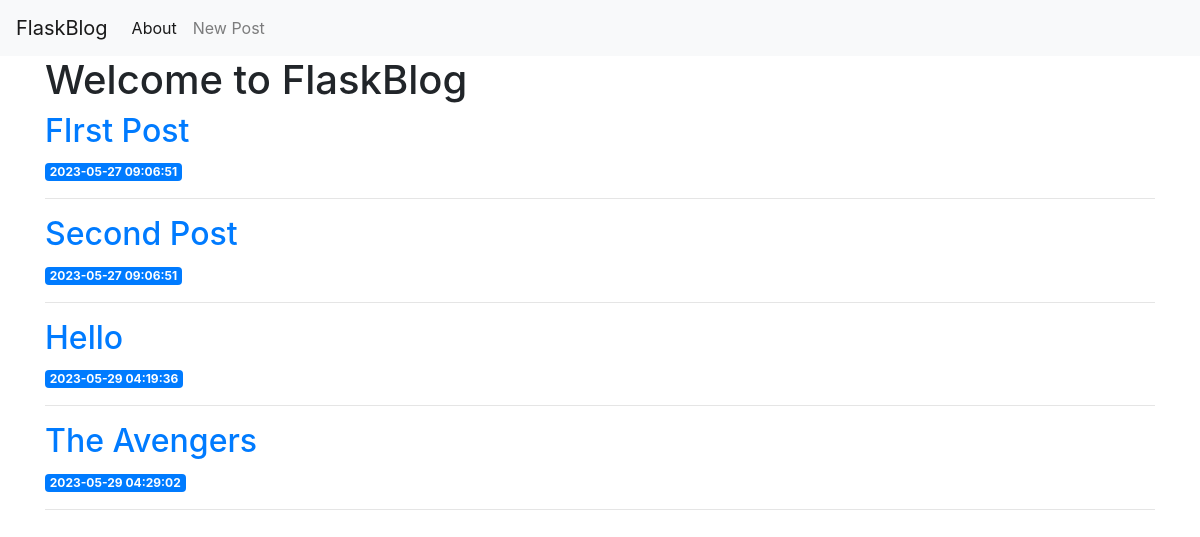
Before: / with the older database file.
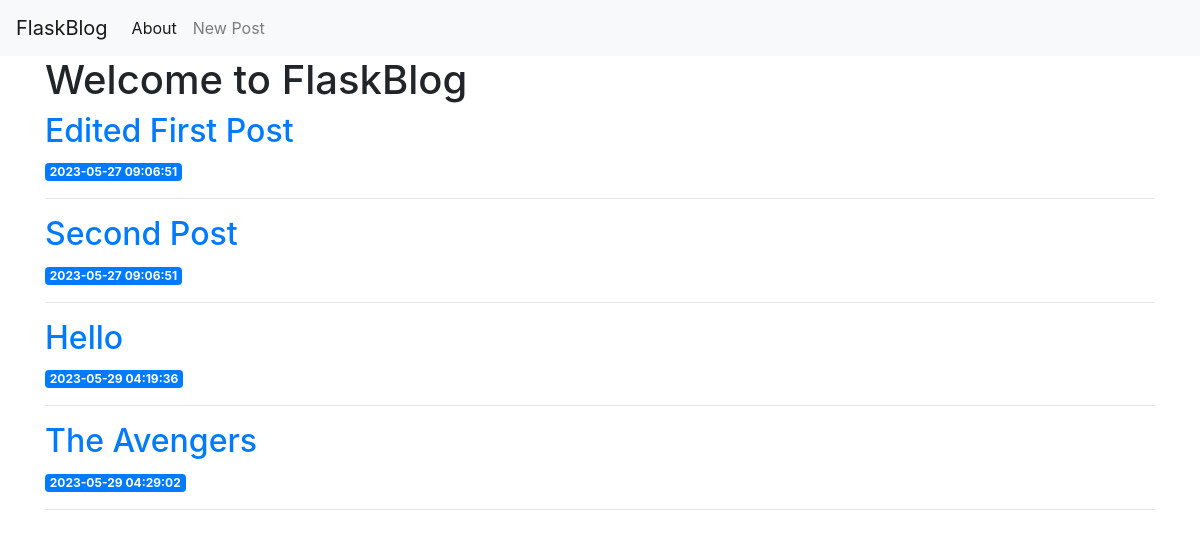
After: the same page with the newer database file.
### tables this page shows
CREATE TABLE posts (
	id INTEGER PRIMARY KEY AUTOINCREMENT,
	created TIMESTAMP NOT NULL DEFAULT CURRENT_TIMESTAMP,
	title TEXT NOT NULL,
	content TEXT NOT NULL
);

### app.py (the view)
@app.route('/')
def index():
	conn = get_db_connection()
	posts = conn.execute('SELECT * FROM posts').fetchall()
	conn.close()
	return render_template('index.html', posts=posts)

### app.py (called while the page is built)
def get_db_connection():
	conn = sqlite3.connect('database.db')
	conn.row_factory = sqlite3.Row
	return conn

### templates/index.html
{% extends 'base.html' %}
{% block content %}
	<h1>{% block title %} Welcome to FlaskBlog {% endblock %}</h1>
	{% for post in posts %}
		<a href="{{ url_for('post', post_id=post['id']) }}">
			<h2>{{ post['title'] }}</h2>
		</a>
		<span class="badge badge-primary">{{ post['created'] }}</span>
		<hr>
	{% endfor %}
{% endblock %}

Changed rows visible on the page:
changed posts: title "FIrst Post" → "Edited First Post"
